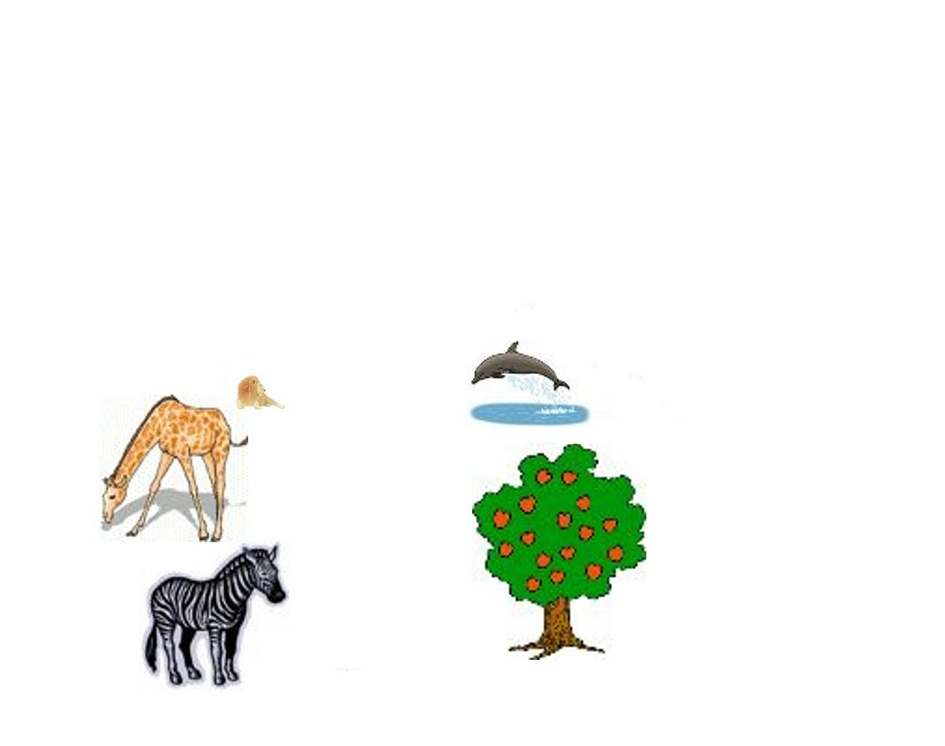
#> input picture Assignment_1/input_images/Sample_Image.jpg, 945 x 746 px, shrunk from 1600 x 1263 before the run
$ python q5.py ../input_images/Sample_Image.jpg
#> lines starting #> are read from the running program, lines starting #| are printed output that depends on the picture
from sys import argv
import numpy as np
import cv2
import matplotlib.pyplot as plt

image = cv2.imread(argv[1], 0)
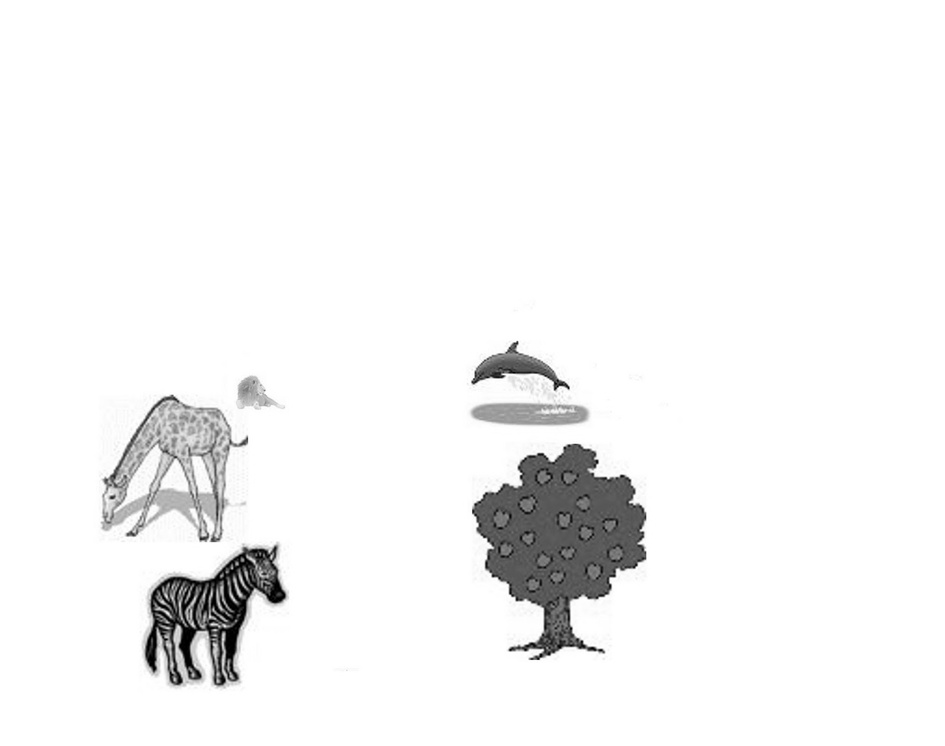
#> image: shape (746, 945); min 0, max 255, mean 244.8
# Display the image
cv2.imshow('input image', image)
cv2.waitKey(0)
cv2.destroyAllWindows()

def histogram_equalization_with_opencv(image):
    equalized_image = cv2.equalizeHist(image)
    f, axarr = plt.subplots(1, 2, sharey=True)
    axarr[0].imshow(image, cmap='gray')
    axarr[0].set_title('Original image')
    axarr[1].imshow(equalized_image, cmap='gray')
    axarr[1].set_title('Equalized image')
    plt.show()

def histogram_equalization_without_opencv(image):
    # create Histogram of image
    flat_image = image.flatten()
    histogram, _ = np.histogram(flat_image, 256, range=(0, 256))
#> histogram = 256 values, max 620155 at index 255, min 73 at index 23, mean 2753.8

    # Build a Cumulative Distibution function
    cumulative_distribution = histogram.cumsum()
#> cumulative_distribution = 256 values from 363 to 704970
    normalized_cumulative_distribution = (cumulative_distribution * histogram.max())/ cumulative_distribution.max()
#> normalized_cumulative_distribution = 256 values from 319.3 to 620155

    # Plot the original histogram
    plt.plot(normalized_cumulative_distribution, color='b')
    plt.hist(flat_image, 256, [0, 256], color='r')
    plt.xlim([0,256])
    plt.xlabel('Pixel Intensities')
    plt.ylabel('Frequency')
    plt.title('Original Image histogram and cumulative ditribution function')

    plt.show()
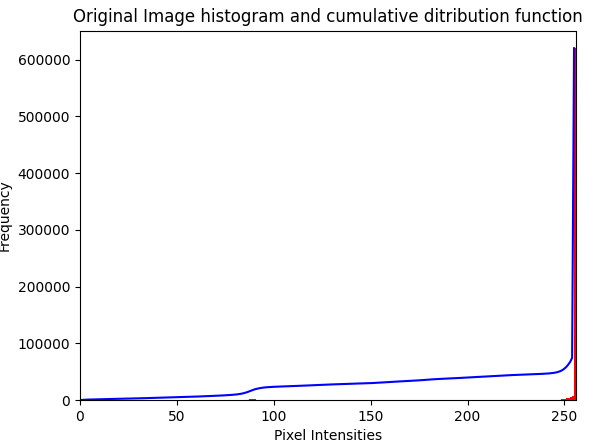
#> figure drawn by matplotlib, 1 panel; tallest bar 620155 high, from x = 255 to 256; curve peaks at x = 255, y = 620155

    # Equalization operation
    '''
    equalized_image = np.zeros(shape=image.shape, dtype='uint8')
    width, height = image.shape
    for i in range(width):
        for j in range(height):
            equalized_image[i, j] = normalized_cumulative_distribution[image[i,j]]
    '''
    cumulative_distribution_masked = np.ma.masked_equal(cumulative_distribution, 0) # puts a mask wherever there is 0
    cumulative_distribution_masked = (cumulative_distribution_masked - cumulative_distribution_masked.min())*255/(cumulative_distribution_masked.max()-cumulative_distribution_masked.min())
    cumulative_distribution = np.ma.filled(cumulative_distribution_masked,0).astype('uint8')
#> cumulative_distribution = 256 values from 0 to 255
    equalized_image = cumulative_distribution[image]
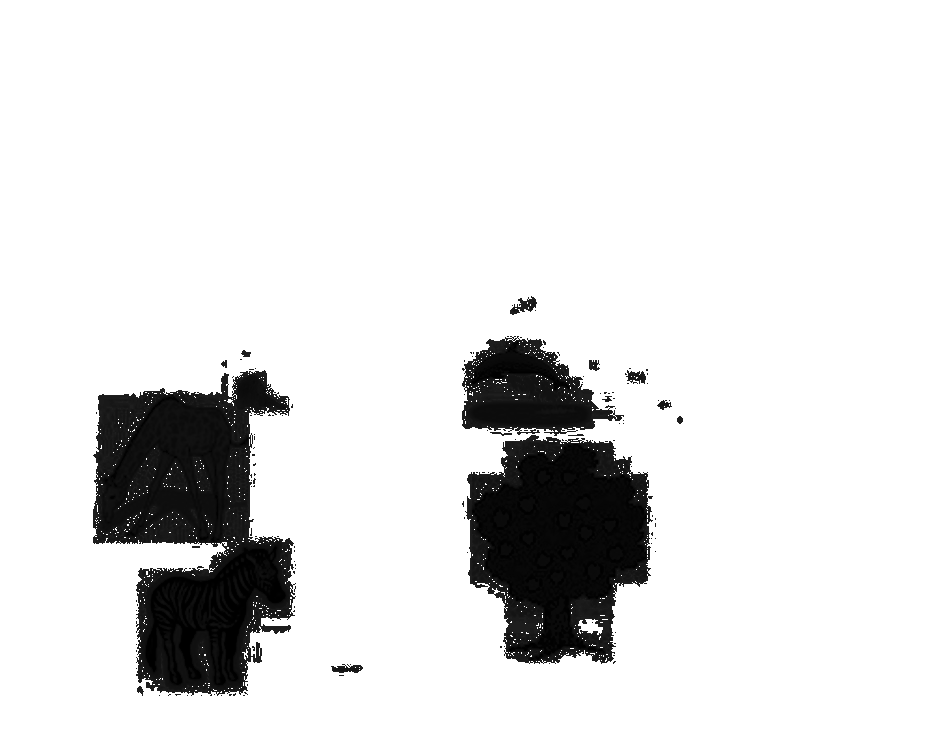
#> equalized_image: shape (746, 945); min 0, max 255, mean 226.1

    # Plotting new histogram amd new cumulative distribution
    new_histogram, _ = np.histogram(equalized_image.flatten(), 256, range=(0, 256))
#> new_histogram = 256 values, max 620155 at index 255, min 0 at index 23, mean 2753.8
    plt.plot(cumulative_distribution, color='b')
    plt.hist(equalized_image.flatten(), 256, [0, 256], color='r')
    plt.xlim([0, 256])
    plt.xlabel('Pixel intensities')
    plt.ylabel('Frequencies')
    plt.title('Equalized image histogram')
    plt.show()
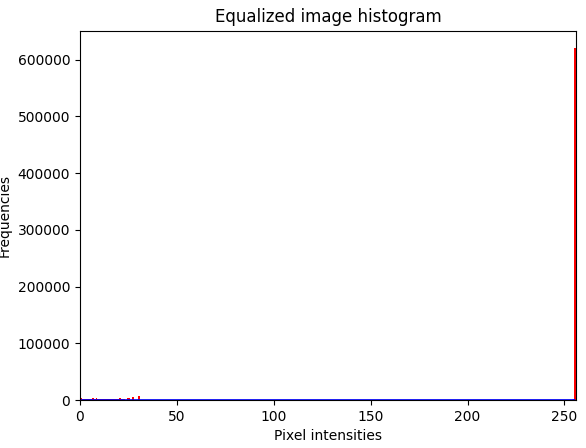
#> figure drawn by matplotlib, 1 panel; tallest bar 620155 high, from x = 255 to 256; curve peaks at x = 255, y = 255

    # See the difference
    f, axarr = plt.subplots(1, 2, sharey=True)
    axarr[0].imshow(image, cmap='gray')
    axarr[1].imshow(equalized_image, cmap='gray')
    axarr[0].set_title('Original image')
    axarr[1].set_title('See the difference')
    plt.show()

histogram_equalization_without_opencv(image)
histogram_equalization_with_opencv(image)
